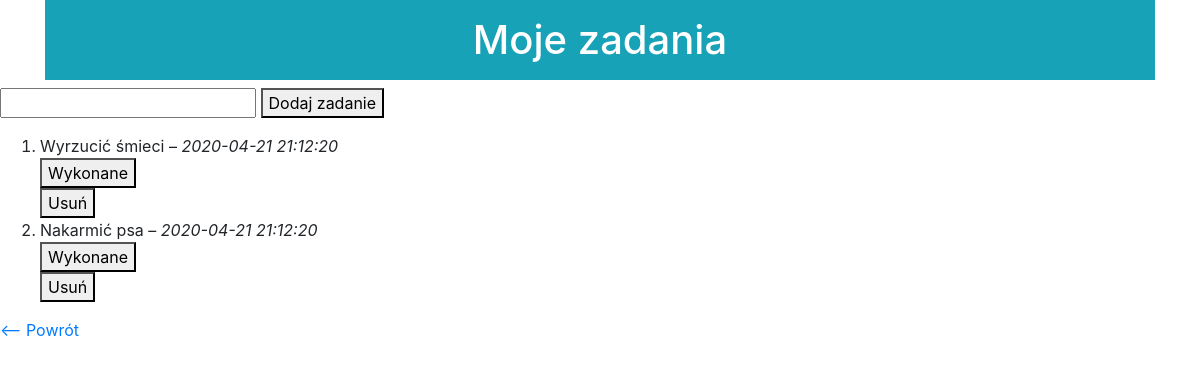
The app's page /zadania, older data.
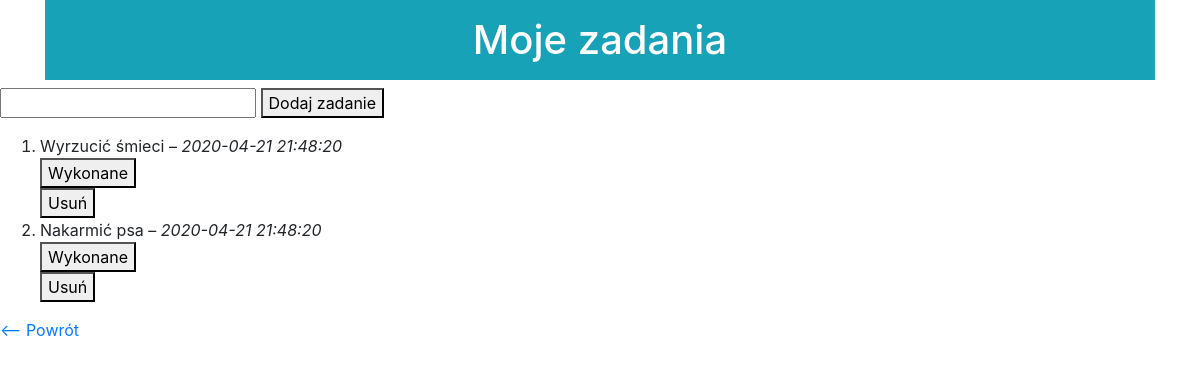
The same page, newer data.
### tables this page shows
CREATE TABLE zadania (
    id integer primary key autoincrement, -- unikalny indentyfikator
    zadanie text not null, -- opis zadania do wykonania
    zrobione boolean not null, -- informacja czy zadania zostalo juz wykonane
    data_pub datetime not null -- data dodania zadania
);

### todo.py (the view, shortened to what this page needs)
@app.route('/zadania', methods=['GET', 'POST'])
def zadania():
    error = None
    db = get_db()
    kursor = db.execute('SELECT * FROM zadania ORDER BY data_pub DESC;')
    zadania = kursor.fetchall()
    return render_template('zadania_lista.html', zadania=zadania, error=error)

### todo.py (called while the page is built)
def get_db():
    if not g.get('db'):  # jeżeli brak połączenia, to je tworzymy
        con = sqlite3.connect(app.config['DATABASE'])
        con.row_factory = sqlite3.Row
        g.db = con  # zapisujemy połączenie w kontekście aplikacji
    return g.db  # zwracamy połączenie z bazą

### templates/zadania_lista.html (shortened to what this page needs)
<!DOCTYPE html>
<html lang="pl">
  <head>
    <link rel="stylesheet" href="https://maxcdn.bootstrapcdn.com/bootstrap/4.3.1/css/bootstrap.min.css">
    <header>
      <div class="container text-center">
        <h1 class="bg-info text-white p-3">Moje zadania<br>
        </h1>
      </div>
    </header>
  <body>
    <form class="add-form" method="POST" action="{{ url_for('zadania') }}">
      <input name="zadanie" value=""/>
      <button type="submit">Dodaj zadanie</button>
    </form>
     <ol>
      {% for zadanie in zadania %}
        <li>
          {% if zadanie.zrobione %}
            <span class="done">{{ zadanie.zadanie }} – <em>{{ zadanie.data_pub }}</em></span>
          {% else %}
            {{ zadanie.zadanie }} – <em>{{ zadanie.data_pub }}</em>
          {% endif %}
          {% if not zadanie.zrobione %}
            <form method="POST" action="{{ url_for('zrobione') }}">
              <button type="submit">Wykonane</button>
            </form>
          {% endif %}<form method="POST" action="{{ url_for('usun') }}">
              <button type="submit" >Usuń</button>
            </form>
        </li>
      {% endfor %}
    </ol>
    <p><a href="{{ url_for('index') }}"> <-- Powrót </a></p>
  </body>
</html>

Row changes from the older to the newer data that the page shows:
changed zadania "Wyrzucić śmieci": data_pub "2020-04-21 21:12:20" → "2020-04-21 21:48:20"
changed zadania "Nakarmić psa": data_pub "2020-04-21 21:12:20" → "2020-04-21 21:48:20"
